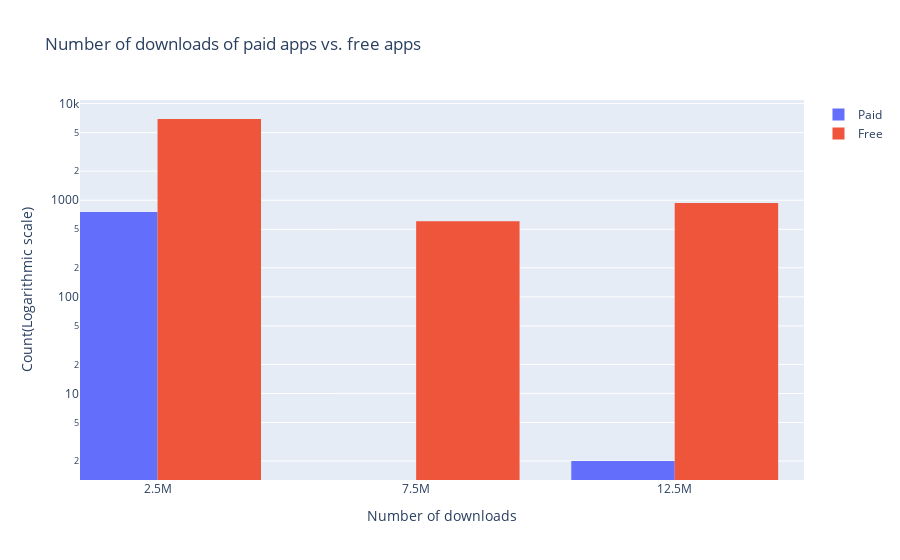

Write notebook code for a chart like this one.
### Markdown cell above
## 9. Popularity of paid apps vs free apps
<p>For apps in the Play Store today, there are five types of pricing strategies: free, freemium, paid, paymium, and subscription. Let's focus on free and paid apps only. Some characteristics of free apps are:</p>
<ul>
<li>Free to download.</li>
<li>Main source of income often comes from advertisements.</li>
<li>Often created by companies that have other products and the app serves as an extension of those products.</li>
<li>Can serve as a tool for customer retention, communication, and customer service.</li>
</ul>
<p>Some characteristics of paid apps are:</p>
<ul>
<li>Users are asked to pay once for the app to download and use it.</li>
<li>The user can't really get a feel for the app before buying it.</li>
</ul>
<p>Are paid apps installed as much as free apps? It turns out that paid apps have a relatively lower number of installs than free apps.</p>

### Code cell
trace0 = go.Histogram(
    # Data for paid apps
    x=apps[apps['Type'] == "Paid"]['Installs'],
    name='Paid'
)

trace1 = go.Histogram(
    # Data for free apps
    x=apps[apps['Type'] == "Free"]['Installs'],
    name='Free'
)

layout = go.Layout(
    title="Number of downloads of paid apps vs. free apps",
    # Adjust the x-axis range as needed
    xaxis=dict(title="Number of downloads", range=[1000000, 15000000]),
    yaxis=dict(title="Count(Logarithmic scale)", type='log')
)

# Add trace0 and trace1 to a list for plotting
data = [trace0, trace1]
fig = go.Figure(data=data, layout=layout)
plotly.offline.iplot(fig)

### Figure 1 — Plotly figure (JSON) as saved in the notebook; plotly's stock layout.template omitted (floating-point values rounded to 4 significant figures; data arrays with more than 128 entries replaced by an {"elided": "..."} marker saying what was removed)
{"data": [{"name": "Paid", "type": "histogram", "x": {"elided": "756 int values"}}, {"name": "Free", "type": "histogram", "x": {"elided": "8903 int values"}}], "layout": {"title": {"text": "Number of downloads of paid apps vs. free apps"}, "xaxis": {"range": [1000000, 15000000], "title": {"text": "Number of downloads"}}, "yaxis": {"title": {"text": "Count(Logarithmic scale)"}, "type": "log"}}}
